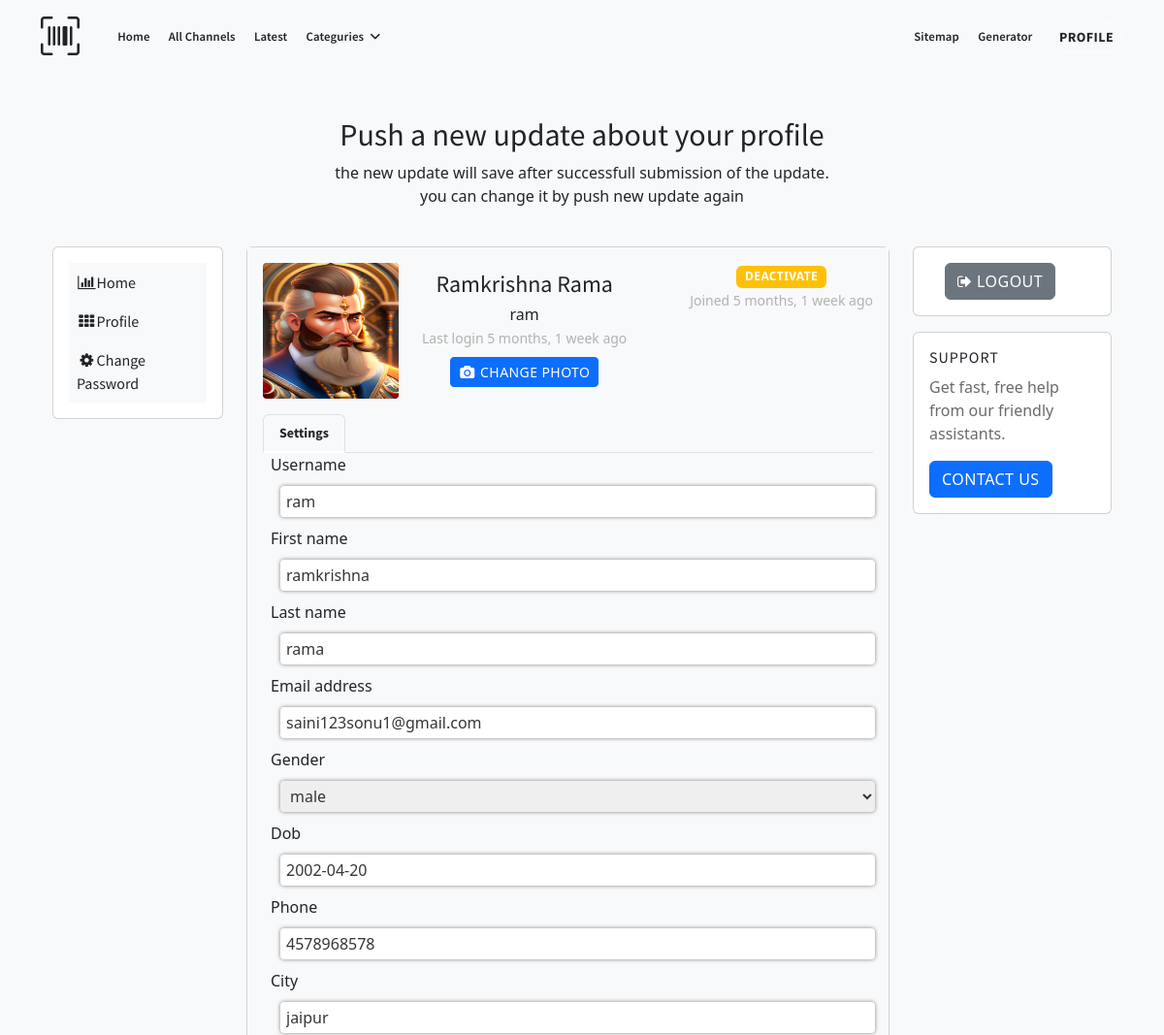
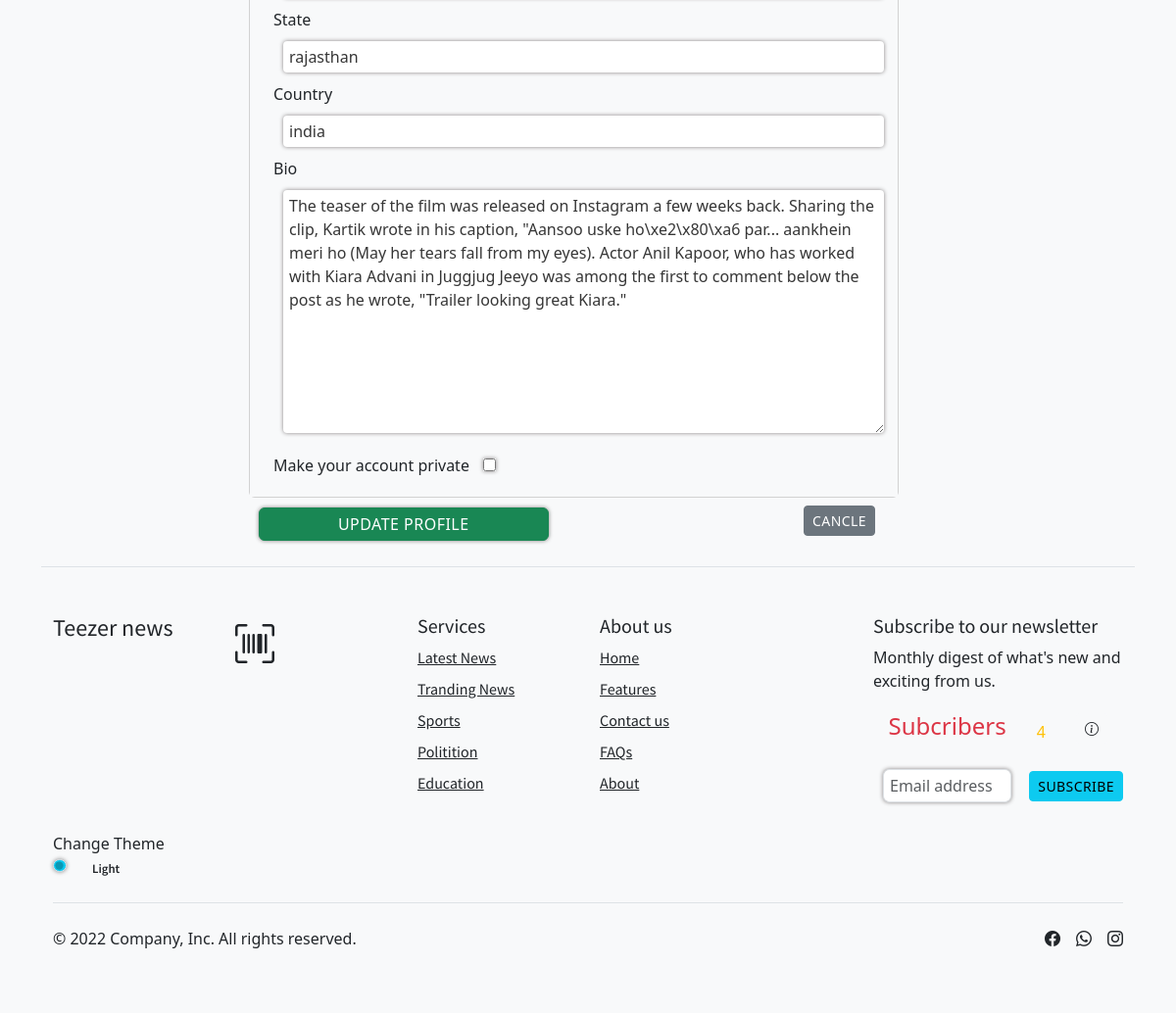
/profile/4/update (signed in), run on the app's committed database (2 pictures, top to bottom).
### news/models.py (models this page shows)
class User(AbstractUser):
    gender = models.CharField(max_length=10,default='male',choices=[('male','male'),('female','female'),('other','other')])
    dob = models.DateField(null=True,blank=True)
    phone = models.CharField(max_length=15,default='',blank=True)
    city = models.CharField(max_length=50,default='',blank=True)
    state = models.CharField(max_length=50,default='',blank=True)
    country = models.CharField(max_length=50,default='',blank=True)
    bio = models.TextField(blank=True)
    private = models.BooleanField(default=False)
    profile = models.ImageField(upload_to='profile_images', blank=True,null=True)
    groups = models.ManyToManyField(Group, related_name='users',blank=True)
    user_permissions = models.ManyToManyField(Permission, related_name='users',blank=True)

### profiles/views.py (the view)
# urls.py: path('<int:pk>/update',login_required(EditProfile.as_view()),name='edit'),
class EditProfile(UpdateView):
    model = User
    fields = ["username","first_name","last_name","email","gender","dob","phone","city","state","country","bio","private","profile"]
    success_url = '/profile/'
    template_name = 'edit_profile.html'

### profiles/templates/edit_profile.html (shortened to what this page needs)
{% extends 'base2.html' %}
{% block content_box %}
{% load humanize %}
{% load static %}
<section class="d-flex flex-column justify-content-center align-items-center pb-4 text-dark  bg-light ">
    <div class="container">
        <div class="row justify-content-center">
            <div class="col-lg-6 text-center">
                <h2 class="text-dark  bg-light ">Push a new update about your profile</h2>
                <p class="text-mute text-dark  bg-light ">the new update will save after successfull submission of the update. you can change it by push new
                    update again</p>
            </div>
        </div>
    </div>
</section>
<link href="https://maxcdn.bootstrapcdn.com/font-awesome/4.3.0/css/font-awesome.min.css" rel="stylesheet">
<div class="container text-dark  bg-light " >
    <div class="row flex-lg-nowrap">
        <div class="col-12 col-lg-auto mb-3" style="width: 200px;">
            <div class="card p-3">
                <div class="e-navlist e-navlist--active-bg ">
                    <ul class="nav text-dark bg-light ">
                        <li class="nav-item">
                            <a class="nav-link px-2 active text-dark  bg-light " href="/"><i
                                    class="fa fa-fw fa-bar-chart mr-1 "></i><span>Home</span></a></li>
                        <li class="nav-item">
                            <a class="nav-link px-2 text-dark  bg-light " href="/profile"><i
                                    class="fa fa-fw fa-th mr-1"></i><span>Profile</span></a></li>
                        <li class="nav-item">
                            <a class="nav-link px-2 text-dark  bg-light " href="/profile/password/change"><i
                                    class="fa fa-fw fa-cog mr-1"></i><span>Change Password</span></a></li>
                    </ul>
                </div>
            </div>
        </div>
        <div class="col text-dark bg-light ">
            <form action="/profile/{{request.user.id}}/update" method="post" class="" enctype="multipart/form-data">
                <div class="row text-dark  bg-light ">
                    <div class="col text-dark bg-light mb-3">
                        <div class="card ">
                            <div class="card-body text-dark bg-light ">
                                <div class="e-profile">
                                    <div class="row">
                                        <div class="col-12 col-sm-auto mb-3">
                                            <div class="mx-auto" style="width: 140px;">
                                                <div class="d-flex justify-content-center align-items-center rounded"
                                                    style="height: 140px; background-color: rgb(233, 236, 239);">
                                                    <img id="profile_image" src="{{request.user.profile.url}}"
                                                        style="width:100%;height:100%;border-radius:4px;">
                                                </div>
                                            </div>
                                        </div>
                                        <div class="col d-flex flex-column flex-sm-row justify-content-between mb-3">
                                            <div class="text-center text-sm-left mb-2 mb-sm-0">
                                                <h4 class="pt-sm-2 pb-1 mb-0 text-nowrap text-dark bg-light">
                                                    {{request.user.first_name|capfirst}}
                                                    {{request.user.last_name|capfirst}}</h4>
                                                <p class="mb-0 text-dark bg-light">{{request.user.username}}</p>
                                                <div class="text-muted "><small>Last login
                                                        {{request.user.last_login|naturaltime}}</small></div>
                                                <div class="mt-2">
                                                    <button class="btn btn-primary btn-sm" id="changephoto" type="button">
                                                        <i class="fa fa-fw fa-camera"></i>
                                                        <span>Change Photo</span>
                                                    </button>
                                                </div>
                                            </div>
                                            <div class="text-center text-sm-right">
                                                <form action="/profile/{{request.user.id}}/deactivate" method="post">
                                                    <button type="submit" class="btn badge badge-danger bg-warning" data-bs-toggle="modal" data-bs-target="#staticBackdrop">
                                                        Deactivate
                                                    </button>
                                                </form>
                                                <div class="text-muted"><small>Joined
                                                        {{request.user.date_joined|naturaltime}}</small></div>
                                            </div>
                                        </div>
                                    </div>
                                    <ul class="nav nav-tabs">
                                        <li class="nav-item"><a class="active nav-link text-dark bg-light ">Settings</a></li>
                                    </ul>
                                    {% for f in form %}
                                        <div class="row">
                                            <div class="col mx-2">
                                                {{f.label}}
                                                {{f}}
                                            </div>
                                        </div>
                                    {% endfor %}
                                </div>
                            </div>
                        </div>
                        <div class="row">
                            <div class="col">
                                <input type="submit" value="Update Profile" class="btn btn-success">
                            </div>
                            <div class="col text-end mx-4">
                                <form action="/profile/" method="post" class="mb-2">
                                    <button type="submit" class="btn btn-secondary btn-sm mt-2">Cancle</button>
                                </form>
                            </div>
                        </div>
                    </div>
                    <div class="col-12 col-md-3 mb-3">
                        <div class="card mb-3">
                            <div class="card-body">
                                <div class="px-xl-3">
                                    <form action="/logout/" method="post">
                                        <button type="submit" class="btn btn-block btn-secondary">
                                            <i class="fa fa-sign-out"></i>
                                            <span>Logout</span>
                                        </button>
                                    </form>
                                </div>
                            </div>
                        </div>
                        <div class="card">
                            <div class="card-body">
                                <h6 class="card-title font-weight-bold">Support</h6>
                                <p class="card-text">Get fast, free help from our friendly assistants.</p>
                                <a href="/contact" type="button" class="btn btn-primary">Contact Us</a>
                            </div>
                        </div>
                    </div>
            </form>
        </div>
    </div>
</div>
{% endblock content_box %}

### static/css/style.css (style rules this page uses)
.text-muted { color: #b2b2b2 !important; }

### templates/base2.html (style rules this page uses)
ul { list-style: none; }

### profiles/templates/edit_profile.html (style rules this page uses)
select, input[name="phone"],input,textarea { width: 100% !important; padding: 4px 6px !important; color: rgb(54, 54, 54); box-shadow: 0 0 4px rgb(134, 130, 130) !important; outline: none; border: none; border-radius: 4px; margin: 10px; }
input[type="checkbox"] { width: 13px !important; height: 13px; box-shadow: none; }

### data on the page
User: user.profile (picture), user.first_name "Ramkrishna", user.last_name "Rama", user.username "ram", user.last_login "5 months, 1 week ago", user.date_joined "5 months, 1 week ago", form "ram" "ramkrishna" "rama" "saini123sonu1@gmail.com" "male" "2002-04-20" "4578968578" "jaipur" "rajasthan" "india" "The teaser of the film was released on Instagram a few weeks back. Sharing the clip, Kartik wrote in his caption, \"Aansoo uske ho\\xe2\\x80\\xa6 par... aankhein meri ho (May her tears fall from my eyes). Actor Anil Kapoor, who has worked with Kiara Advani in Juggjug Jeeyo was among the first to comment below the post as he wrote, \"Trailer looking great Kiara.\""

### other printed values
{{ f.label }} "Username" "First name" "Last name" "Email address" "Gender" "Dob" "Phone" "City" "State" "Country" "Bio"
